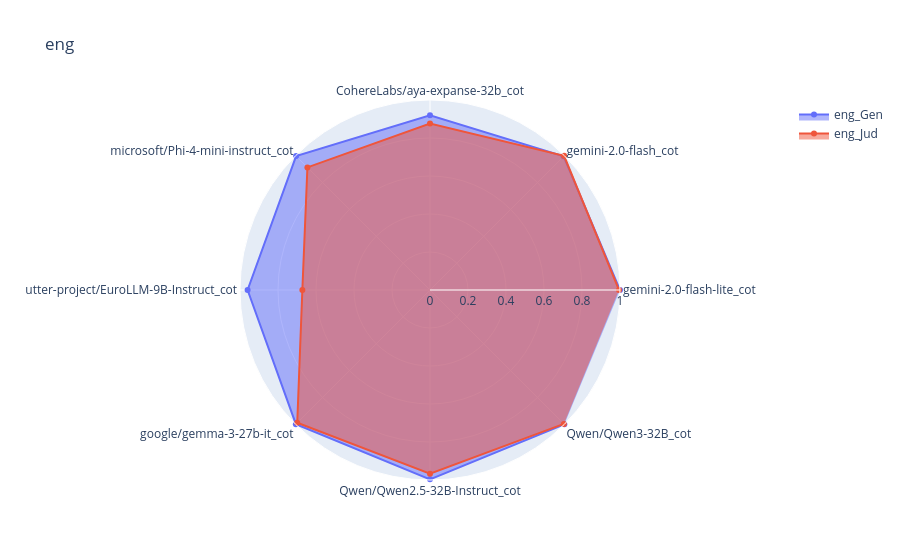
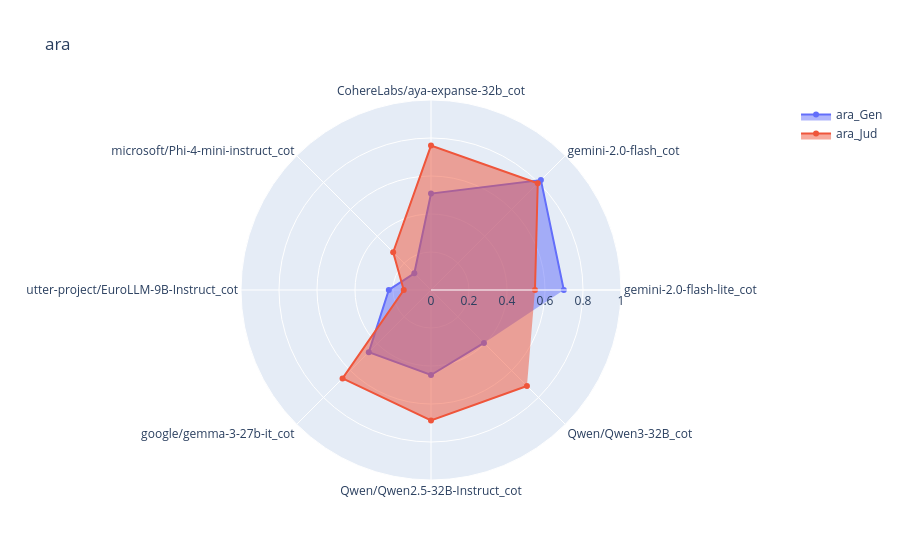
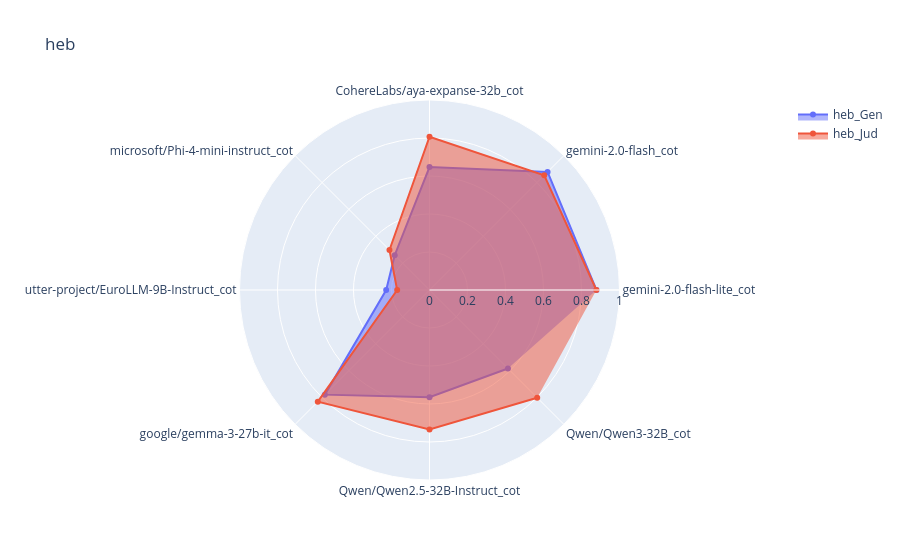
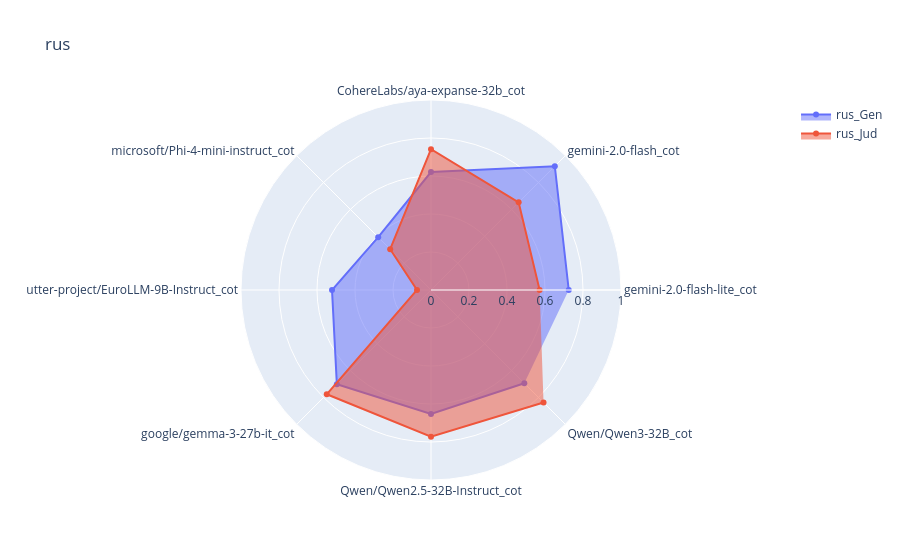

Source (notebook cell) for these figures, in order:
### Code cell
# spider plot for each langauge
import plotly.graph_objects as go

model_power_agg_summary_df = prompting_method_dfs['cot'][2]
for lang in ['eng', 'ara','heb','rus','tur','fin']:
  fig = go.Figure()
  for scenario in ['Gen','Jud']:
    single_scenario_agg_summary_df = model_power_agg_summary_df.loc[:,[x for x in model_power_agg_summary_df.columns if scenario in x]]
    single_scenario_lang_agg_summary_df = single_scenario_agg_summary_df.loc[lang]
    categories = [x[0] for x in single_scenario_lang_agg_summary_df.index]
    values = single_scenario_lang_agg_summary_df.values
    fig.add_trace(go.Scatterpolar(
          r=values,
          theta=categories,
          fill='toself',
          name=lang+'_'+scenario
    ))
    fig.update_layout(
      polar=dict(
        radialaxis=dict(
          visible=True,
          range=[0, 1]
        )),
        title=lang,
      showlegend=True
    )

  fig.show()

### Figure 1 — Plotly figure (JSON) as saved in the notebook; plotly's stock layout.template omitted (floating-point values rounded to 4 significant figures)
{"data": [{"fill": "toself", "name": "eng_Gen", "r": [1.0, 0.995, 0.9197, 0.9967, 0.96, 0.9983, 0.9967, 1.0], "theta": ["gemini-2.0-flash-lite_cot", "gemini-2.0-flash_cot", "CohereLabs/aya-expanse-32b_cot", "microsoft/Phi-4-mini-instruct_cot", "utter-project/EuroLLM-9B-Instruct_cot", "google/gemma-3-27b-it_cot", "Qwen/Qwen2.5-32B-Instruct_cot", "Qwen/Qwen3-32B_cot"], "type": "scatterpolar"}, {"fill": "toself", "name": "eng_Jud", "r": [0.9948, 0.9983, 0.8758, 0.9125, 0.6719, 0.9882, 0.9666, 0.9967], "theta": ["gemini-2.0-flash-lite_cot", "gemini-2.0-flash_cot", "CohereLabs/aya-expanse-32b_cot", "microsoft/Phi-4-mini-instruct_cot", "utter-project/EuroLLM-9B-Instruct_cot", "google/gemma-3-27b-it_cot", "Qwen/Qwen2.5-32B-Instruct_cot", "Qwen/Qwen3-32B_cot"], "type": "scatterpolar"}], "layout": {"polar": {"radialaxis": {"range": [0, 1], "visible": true}}, "showlegend": true, "title": {"text": "eng"}}}

### Figure 2 — Plotly figure (JSON) as saved in the notebook; plotly's stock layout.template omitted (floating-point values rounded to 4 significant figures)
{"data": [{"fill": "toself", "name": "ara_Gen", "r": [0.699, 0.818, 0.5072, 0.1242, 0.222, 0.463, 0.4475, 0.3942], "theta": ["gemini-2.0-flash-lite_cot", "gemini-2.0-flash_cot", "CohereLabs/aya-expanse-32b_cot", "microsoft/Phi-4-mini-instruct_cot", "utter-project/EuroLLM-9B-Instruct_cot", "google/gemma-3-27b-it_cot", "Qwen/Qwen2.5-32B-Instruct_cot", "Qwen/Qwen3-32B_cot"], "type": "scatterpolar"}, {"fill": "toself", "name": "ara_Jud", "r": [0.5472, 0.7945, 0.7601, 0.2816, 0.1435, 0.6583, 0.6863, 0.7142], "theta": ["gemini-2.0-flash-lite_cot", "gemini-2.0-flash_cot", "CohereLabs/aya-expanse-32b_cot", "microsoft/Phi-4-mini-instruct_cot", "utter-project/EuroLLM-9B-Instruct_cot", "google/gemma-3-27b-it_cot", "Qwen/Qwen2.5-32B-Instruct_cot", "Qwen/Qwen3-32B_cot"], "type": "scatterpolar"}], "layout": {"polar": {"radialaxis": {"range": [0, 1], "visible": true}}, "showlegend": true, "title": {"text": "ara"}}}

### Figure 3 — Plotly figure (JSON) as saved in the notebook; plotly's stock layout.template omitted (floating-point values rounded to 4 significant figures)
{"data": [{"fill": "toself", "name": "heb_Gen", "r": [0.8785, 0.879, 0.6472, 0.259, 0.228, 0.779, 0.5645, 0.584], "theta": ["gemini-2.0-flash-lite_cot", "gemini-2.0-flash_cot", "CohereLabs/aya-expanse-32b_cot", "microsoft/Phi-4-mini-instruct_cot", "utter-project/EuroLLM-9B-Instruct_cot", "google/gemma-3-27b-it_cot", "Qwen/Qwen2.5-32B-Instruct_cot", "Qwen/Qwen3-32B_cot"], "type": "scatterpolar"}, {"fill": "toself", "name": "heb_Jud", "r": [0.8784, 0.854, 0.8064, 0.298, 0.1701, 0.8315, 0.7339, 0.8017], "theta": ["gemini-2.0-flash-lite_cot", "gemini-2.0-flash_cot", "CohereLabs/aya-expanse-32b_cot", "microsoft/Phi-4-mini-instruct_cot", "utter-project/EuroLLM-9B-Instruct_cot", "google/gemma-3-27b-it_cot", "Qwen/Qwen2.5-32B-Instruct_cot", "Qwen/Qwen3-32B_cot"], "type": "scatterpolar"}], "layout": {"polar": {"radialaxis": {"range": [0, 1], "visible": true}}, "showlegend": true, "title": {"text": "heb"}}}

### Figure 4 — Plotly figure (JSON) as saved in the notebook; plotly's stock layout.template omitted (floating-point values rounded to 4 significant figures)
{"data": [{"fill": "toself", "name": "rus_Gen", "r": [0.725, 0.9215, 0.6208, 0.393, 0.521, 0.7007, 0.652, 0.6945], "theta": ["gemini-2.0-flash-lite_cot", "gemini-2.0-flash_cot", "CohereLabs/aya-expanse-32b_cot", "microsoft/Phi-4-mini-instruct_cot", "utter-project/EuroLLM-9B-Instruct_cot", "google/gemma-3-27b-it_cot", "Qwen/Qwen2.5-32B-Instruct_cot", "Qwen/Qwen3-32B_cot"], "type": "scatterpolar"}, {"fill": "toself", "name": "rus_Jud", "r": [0.5717, 0.6523, 0.7412, 0.3038, 0.07364, 0.776, 0.7727, 0.8376], "theta": ["gemini-2.0-flash-lite_cot", "gemini-2.0-flash_cot", "CohereLabs/aya-expanse-32b_cot", "microsoft/Phi-4-mini-instruct_cot", "utter-project/EuroLLM-9B-Instruct_cot", "google/gemma-3-27b-it_cot", "Qwen/Qwen2.5-32B-Instruct_cot", "Qwen/Qwen3-32B_cot"], "type": "scatterpolar"}], "layout": {"polar": {"radialaxis": {"range": [0, 1], "visible": true}}, "showlegend": true, "title": {"text": "rus"}}}
